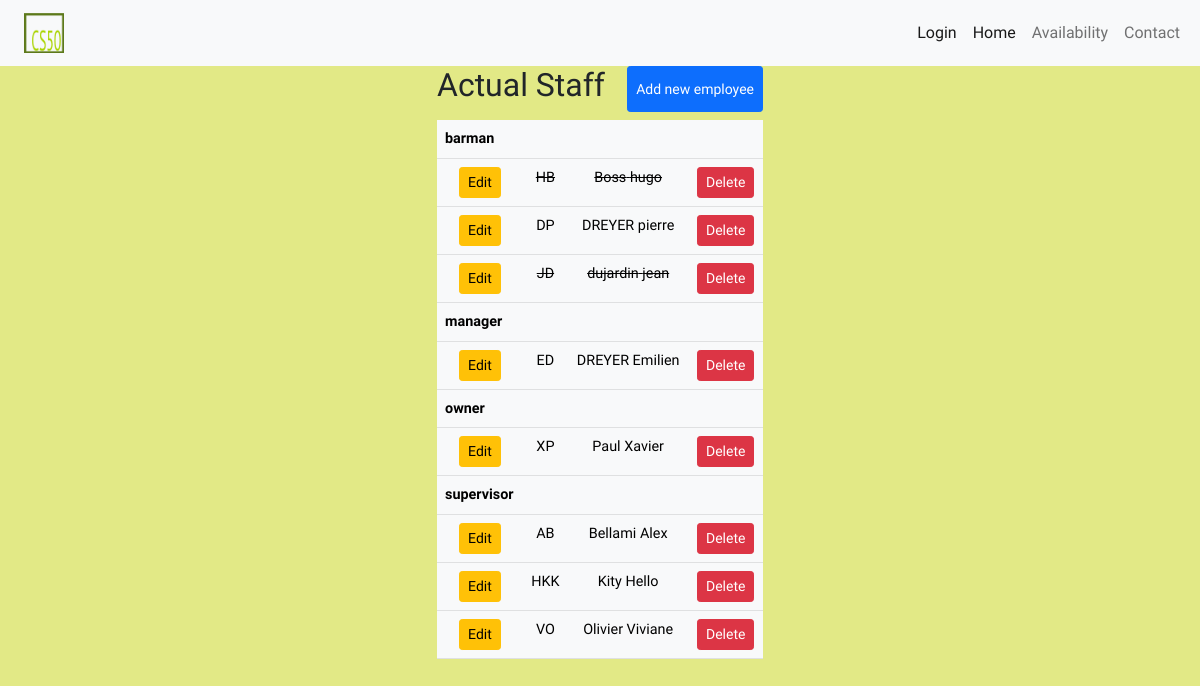
Page /staff on the earlier database version.
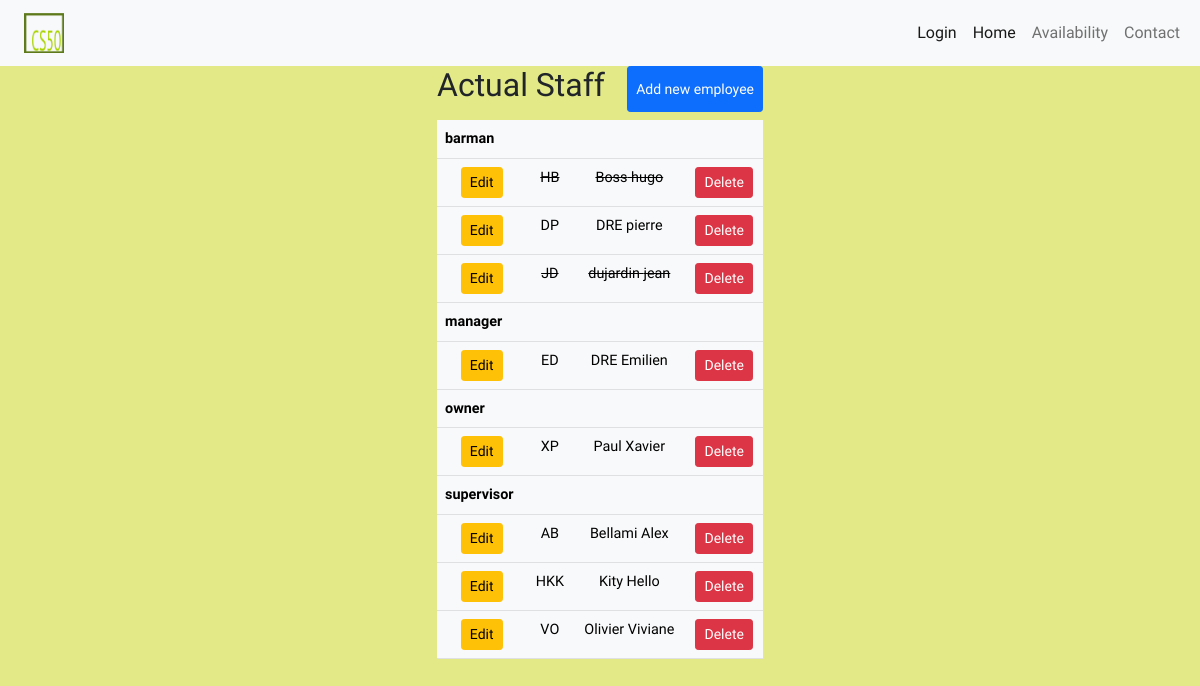
Same page on the later database version.
### booking/models.py (models this page shows)
class Staff(models.Model):
    is_active = models.BooleanField(default=True)
    first_name = models.CharField(max_length=20)
    last_name = models.CharField(max_length=20)
    short_name = models.CharField(max_length=5)
    position = models.CharField(
        max_length=15,
        choices=POSITION_CHOICES,
        blank=True
    )

### booking/views.py (the view)
# urls.py: path('staff', views.staff, name="staff"),
def staff(request):
    if request.method == "POST":
        if "staff_id" in request.POST:
            old_staff = Staff.objects.get(pk=request.POST['staff_id'])
            new_staff = StaffForm(request.POST, instance=old_staff)
        else:
            new_staff = StaffForm(request.POST)
        if new_staff.is_valid():
            new_staff.save()
            return HttpResponseRedirect(reverse('staff'))
        else:
            return HttpResponse('Something gone wrong with the submited staff', status=403)
    else:
        return render(request, "booking/staff.html", {
            "staffs": Staff.objects.all().order_by('position', 'last_name'),
            "staff_form": StaffForm()
        })

### booking/templates/booking/staff.html (shortened to what this page needs)
{% extends "booking/layout.html" %}
{% load static %}
{% block body %}
<section id="staff">
    <div class="container-sm">
        <div id="existing-staff">
            <div class="d-flex justify-content-between mb-2">
                <h2>Actual Staff</h2>
                <button type="button" class="btn btn-sm btn-primary add-staff" data-bs-toggle="modal" data-bs-target="#create_section">Add new employee</button>
            </div>
            <table data-staff_data="{{ staff_data }}" class="table table-light">
                {% regroup staffs by get_position_display as position_list %}
                {% for position,staffs_by_position in position_list %}
                    <tr><th class="text-start">{{ position }}</th><td colspan="3"></td></tr>
                    {% for staff in staffs_by_position %}
                        <tr data-staff_id="{{ staff.id }}" data-staff_is_active="{{ staff.is_active }}" data-staff_position="{{ staff.position }}"
                        {% if staff.is_active is not True %}
                        class="non-active"
                        {% endif %}>
                            <td><button type="button" class="btn btn-sm btn-warning edit-staff" data-bs-toggle="modal" data-bs-target="#edit_section">Edit</button></td>
                            <td class="staff_short_name">{{ staff.short_name }}</td>
                            <td><span class="staff_last_name">{{ staff.last_name }}</span> <span class="staff_first_name">{{ staff.first_name }}</span></td>
                            <td><button type="button" class="btn btn-sm btn-danger delete-staff" data-bs-toggle="modal" data-bs-target="#delete_confirmation">Delete</button></td>
                        </tr>
                    {% endfor %}
                {% endfor %}
            </table>
        </div>
    </div>
</section>
{% endblock %}

### booking/templates/booking/layout.html (shortened to what this page needs)
{% load static %}
<!doctype html>
<html lang="en">
  <head>
    <link href="https://cdn.jsdelivr.net/npm/bootstrap@5.0.0-beta3/dist/css/bootstrap.min.css" rel="stylesheet">
    <link href="{% static 'booking/styles.css' %}" rel="stylesheet">
  </head>
  <body>
    <nav class="navbar navbar-expand-sm sticky-top navbar-light bg-light">
        <div class="container-fluid">
            <div class="container d-flex justify-content-between align-items-center">
                <a class="navbar-brand" href="{% url 'index' %}">
                    <img src="{% static 'booking/icon.png' %}" alt="restaurant logo" class="logo">
                </a>
            </div>
            <div class="collapse navbar-collapse" id="navbarTogglerDemo02">
                <ul class="navbar-nav me-auto mb-2 mb-lg-0">
                    {% if not user.is_authenticated %}
                        <li class="nav-item">
                            <a class="nav-link active" aria-current="page" href="{% url 'login' %}">Login</a>
                        </li>
                        <li class="nav-item">
                            <a class="nav-link active" aria-current="page" href="#presentation" id="nav-home">Home</a>
                        </li>
                        <li class="nav-item">
                            <a class="nav-link" href="#available" id="nav-available">Availability</a>
                        </li>
                        <li class="nav-item">
                            <a class="nav-link" tabindex="-1" href="#contact" id="nav-contact">Contact</a>
                        </li>
                    {% endif %}
                    </ul>
                </div>
        </div>
    </nav>
    {% block body %}
    {% endblock %}
  </body>
</html>

### booking/static/booking/styles.css (style rules this page uses)
* { box-sizing: border-box; }
body { background-color: #E2E986; font-family: 'Amatic SC', cursive; }
:root { font-size: 16px; --navbar-height: 2.5rem; }
section { margin-bottom: 3.5rem; }
.container { width: 90%; max-width: 900px; }
.navbar img { height: 5vh; }
table { font-size: 0.90rem; text-align: center; }
.non-active { text-decoration-line: line-through; }
.container-sm { max-width: 350px; }

Differences in the rows shown:
changed Staff "DP": last_name "DREYER" → "DRE"
changed Staff "manager": last_name "DREYER" → "DRE"
